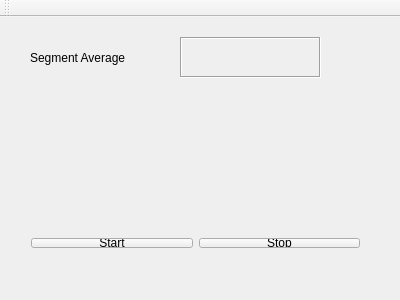
<?xml version="1.0" encoding="UTF-8"?>
<ui version="4.0">
 <class>MainWindow</class>
 <widget class="QMainWindow" name="MainWindow">
  <property name="geometry">
   <rect>
    <x>0</x>
    <y>0</y>
    <width>400</width>
    <height>300</height>
   </rect>
  </property>
  <property name="windowTitle">
   <string>MainWindow</string>
  </property>
  <widget class="QWidget" name="centralWidget">
   <widget class="QLabel" name="label">
    <property name="geometry">
     <rect>
      <x>30</x>
      <y>20</y>
      <width>141</width>
      <height>41</height>
     </rect>
    </property>
    <property name="text">
     <string>Segment Average</string>
    </property>
   </widget>
   <widget class="QLabel" name="lblAverage">
    <property name="geometry">
     <rect>
      <x>180</x>
      <y>20</y>
      <width>141</width>
      <height>41</height>
     </rect>
    </property>
    <property name="autoFillBackground">
     <bool>false</bool>
    </property>
    <property name="frameShape">
     <enum>QFrame::Box</enum>
    </property>
    <property name="frameShadow">
     <enum>QFrame::Sunken</enum>
    </property>
    <property name="text">
     <string/>
    </property>
   </widget>
   <widget class="QWidget" name="">
    <property name="geometry">
     <rect>
      <x>20</x>
      <y>210</y>
      <width>351</width>
      <height>32</height>
     </rect>
    </property>
    <layout class="QHBoxLayout" name="horizontalLayout">
     <item>
      <widget class="QPushButton" name="btnStart">
       <property name="text">
        <string>Start</string>
       </property>
      </widget>
     </item>
     <item>
      <widget class="QPushButton" name="btnStop">
       <property name="text">
        <string>Stop</string>
       </property>
      </widget>
     </item>
    </layout>
   </widget>
  </widget>
  <widget class="QToolBar" name="mainToolBar">
   <attribute name="toolBarArea">
    <enum>TopToolBarArea</enum>
   </attribute>
   <attribute name="toolBarBreak">
    <bool>false</bool>
   </attribute>
  </widget>
 </widget>
 <layoutdefault spacing="6" margin="11"/>
 <resources/>
 <connections/>
</ui>
